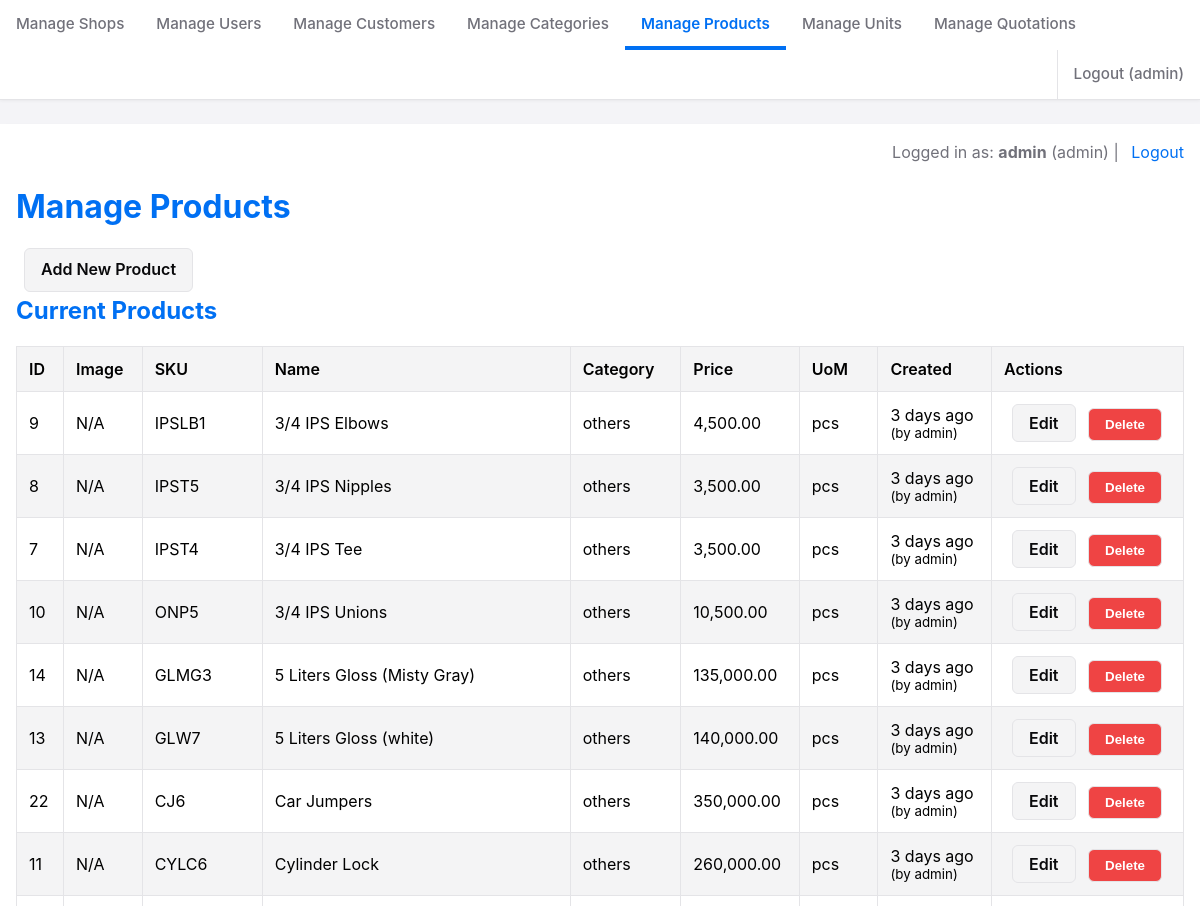
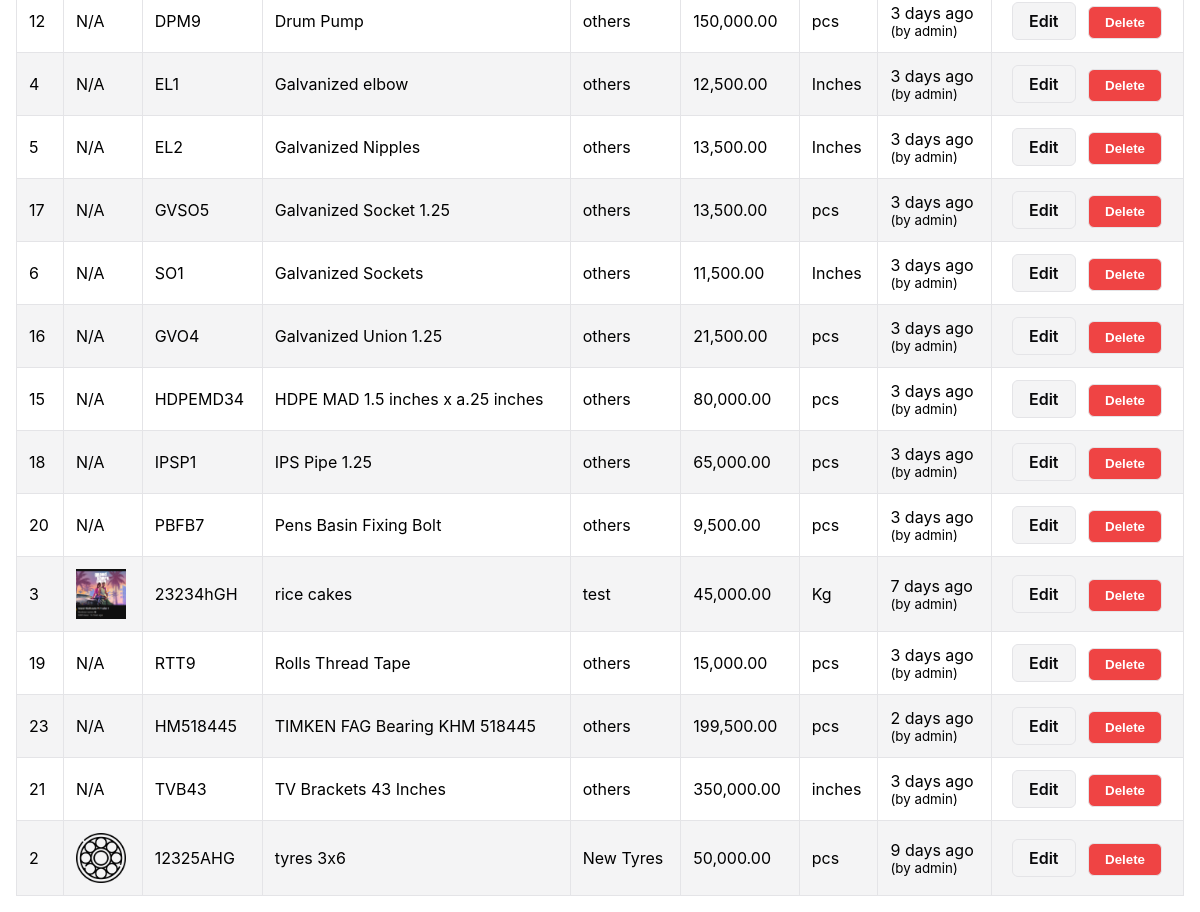
/admin/admin_products.php (signed in), run on the app's committed database (2 pictures, top to bottom).
### tables this page shows
CREATE TABLE IF NOT EXISTS `products` (
  `id` int NOT NULL AUTO_INCREMENT,
  `sku` varchar(50) DEFAULT NULL,
  `name` varchar(255) DEFAULT NULL,
  `description` text,
  `default_unit_price` decimal(10,2) DEFAULT NULL,
  `default_unit_of_measurement` varchar(50) DEFAULT NULL,
  `default_image_path` varchar(255) DEFAULT NULL,
  `created_at` timestamp NULL DEFAULT CURRENT_TIMESTAMP,
  `updated_at` timestamp NULL DEFAULT CURRENT_TIMESTAMP ON UPDATE CURRENT_TIMESTAMP,
  `created_by_user_id` int NOT NULL,
  `updated_by_user_id` int DEFAULT NULL,
  `category_id` int DEFAULT NULL,
  PRIMARY KEY (`id`),
  UNIQUE KEY `sku` (`sku`),
  KEY `created_by_user_id` (`created_by_user_id`),
  KEY `updated_by_user_id` (`updated_by_user_id`),
  KEY `category_id` (`category_id`)
);

CREATE TABLE IF NOT EXISTS `categories` (
  `id` int NOT NULL AUTO_INCREMENT,
  `name` varchar(100) NOT NULL,
  `description` text,
  `created_at` timestamp NULL DEFAULT CURRENT_TIMESTAMP,
  `updated_at` timestamp NULL DEFAULT CURRENT_TIMESTAMP ON UPDATE CURRENT_TIMESTAMP,
  PRIMARY KEY (`id`),
  UNIQUE KEY `name` (`name`)
);

CREATE TABLE IF NOT EXISTS `users` (
  `id` int NOT NULL AUTO_INCREMENT,
  `username` varchar(50) NOT NULL,
  `password_hash` varchar(255) NOT NULL,
  `full_name` varchar(100) DEFAULT NULL,
  `email` varchar(191) NOT NULL,
  `role` enum('admin','manager','staff','supervisor','viewer') DEFAULT 'staff',
  `is_active` tinyint(1) DEFAULT '1',
  `last_login_at` timestamp NULL DEFAULT NULL,
  `created_at` timestamp NULL DEFAULT CURRENT_TIMESTAMP,
  `updated_at` timestamp NULL DEFAULT CURRENT_TIMESTAMP ON UPDATE CURRENT_TIMESTAMP,
  PRIMARY KEY (`id`),
  UNIQUE KEY `username` (`username`),
  UNIQUE KEY `email` (`email`)
);

### includes/db_connect.php (called while the page is built, shortened)
<?php
class DatabaseConfig {
    public static function executeQuery(PDO $pdo, string $query, array $params = []): PDOStatement {
        try {
            $stmt = $pdo->prepare($query);
            $stmt->execute($params);
            return $stmt;
        } catch (PDOException $e) {
            self::logQueryError($query, $params, $e);
            throw $e;
        }
    }
}

### admin/admin_products.php (the view, shortened to what this page needs)
<?php
require_once __DIR__ . '/../includes/time_formating_helper.php';
require_once __DIR__ . '/../includes/db_connect.php';
$allowed_manage_roles = ['admin', 'manager', 'supervisor'];
$can_manage = isset($_SESSION['user_id']) && in_array($_SESSION['user_role'], $allowed_manage_roles);
$pdo = null;
$action = $_GET['action'] ?? 'list';
function esc(string $string): string {
    return htmlspecialchars($string, ENT_QUOTES, 'UTF-8');
}
try {
    $pdo = DatabaseConfig::getConnection();
    $products = [];
    if ($action === 'list') {
        $sql = "SELECT p.*, c.name as category_name, uc.username as creator_username, uu.username as updater_username
                FROM products p
                LEFT JOIN categories c ON p.category_id = c.id
                LEFT JOIN users uc ON p.created_by_user_id = uc.id
                LEFT JOIN users uu ON p.updated_by_user_id = uu.id
                ORDER BY p.name ASC";
        $stmt = DatabaseConfig::executeQuery($pdo, $sql);
        $products = $stmt->fetchAll();
    } elseif (($action === 'add' || $action === 'edit') && !$can_manage) {
        $_SESSION['feedback_message'] = "Access denied.";
        $_SESSION['feedback_type'] = 'error';
        header('Location: admin_products.php');
        exit;
    }
} catch (PDOException $e) {
    $feedback_message = "Database error: " . esc($e->getMessage());
    $feedback_type = 'error';
    $action = 'list';
} catch (Exception $e) {
    $feedback_message = "An error occurred: " . esc($e->getMessage());
    $feedback_type = 'error';
    $action = 'list';
} finally {
    DatabaseConfig::closeConnection($pdo);
}
require_once __DIR__ . '/../includes/nav.php';
?>
<!DOCTYPE html>
<html lang="en">
<head>
    <link rel="stylesheet" href="../css/admin.css">
</head>
<body>
    <div class="container">
        <div class="user-info">
             Logged in as: <strong><?php echo esc($_SESSION['username'] ?? 'Guest'); ?></strong>
             (<?php echo esc($_SESSION['user_role'] ?? 'N/A'); ?>)
             | <a href="logout.php">Logout</a>
        </div>
        <h1>Manage Products</h1>
        <?php if ($action === 'list'): ?>
            <?php if ($can_manage): ?>
                <a href="admin_products.php?action=add" class="button-link">Add New Product</a>
            <?php endif; ?>
            <h2>Current Products</h2>
            <div style="overflow-x: auto;">
            <table>
                <thead>
                    <tr>
                        <th>ID</th>
                        <th>Image</th>
                        <th>SKU</th>
                        <th>Name</th>
                        <th>Category</th>
                        <th>Price</th>
                        <th>UoM</th>
                        <th>Created</th>
                        <?php if ($can_manage): ?>
                           <th>Actions</th>
                        <?php endif; ?>
                    </tr>
                </thead>
                <tbody>
                    <?php if (empty($products)): ?>
                        <tr>
                            <td colspan="<?php echo $can_manage ? 9 : 8; ?>">No products found.</td>
                        </tr>
                    <?php else: ?>
                        <?php foreach ($products as $product): ?>
                        <tr>
                            <td><?php echo (int)$product['id']; ?></td>
                            <td>
                                <?php if (!empty($product['default_image_path'])): ?>
                                    <img src="<?php echo esc($product['default_image_path']); ?>" alt="<?php echo esc($product['name']); ?>" style="width: 50px; height: 50px; object-fit: cover;">
                                <?php else: ?>
                                    N/A
                                <?php endif; ?>
                            </td>
                            <td><?php echo esc($product['sku']); ?></td>
                            <td><?php echo esc($product['name']); ?></td>
                            <td><?php echo esc($product['category_name'] ?? 'N/A'); ?></td>
                            <td><?php echo esc(number_format((float)($product['default_unit_price'] ?? 0), 2)); ?></td>
                            <td><?php echo esc($product['default_unit_of_measurement']); ?></td>
                            <td>
                                <?php echo formatRelativeTime($product['created_at']); ?>
                                <small><br>(by <?php echo esc($product['creator_username'] ?? 'System'); ?>)</small>
                            </td>
                           <?php if ($can_manage): ?>
                               <td class="actions">
                                   <a href="admin_products.php?action=edit&id=<?php echo (int)$product['id']; ?>" class="button-link edit">Edit</a>
                                   <button type="button" onclick="confirmDelete(<?php echo (int)$product['id']; ?>, '<?php echo esc(addslashes($product['name'])); ?>')" class="button-link delete">Delete</button>
                               </td>
                           <?php endif; ?>
                        </tr>
                        <?php endforeach; ?>
                    <?php endif; ?>
                </tbody>
            </table>
            </div>
        <?php endif; ?>
    </div>
</body>
</html>

### includes/time_formating_helper.php (shortened to what this page needs)
<?php
function formatRelativeTime($timestamp) {
    $now = new DateTime();
    $past = new DateTime($timestamp);
    $diff = $now->diff($past);
    $exactTimestamp = date('Y-m-d H:i:s', strtotime($timestamp));
    if ($diff->y > 0) {
        $relativeTime = $diff->y . ' year' . ($diff->y > 1 ? 's' : '') . ' ago';
    } elseif ($diff->m > 0) {
        $relativeTime = $diff->m . ' month' . ($diff->m > 1 ? 's' : '') . ' ago';
    } elseif ($diff->d > 0) {
        $relativeTime = $diff->d . ' day' . ($diff->d > 1 ? 's' : '') . ' ago';
    } elseif ($diff->h > 0) {
        $relativeTime = $diff->h . ' hour' . ($diff->h > 1 ? 's' : '') . ' ago';
    } elseif ($diff->i > 0) {
        $relativeTime = $diff->i . ' minute' . ($diff->i > 1 ? 's' : '') . ' ago';
    } else {
        $relativeTime = 'Just now';
    }
    return "<span class='timestamp' title='Exact time'>{$relativeTime}<span class='tooltip'>{$exactTimestamp}</span></span>";
}
?>

### css/admin.css (style rules this page uses)
:root { --background: #ffffff; --foreground: #000000; --card: #ffffff; --card-foreground: #000000; --popover: #ffffff; --popover-foreground: #000000; --primary: #0070f3; --primary-foreground: #ffffff; --secondary: #f4f4f5; --secondary-foreground: #09090b; --muted: #f4f4f5; --muted-foreground: #71717a; --accent: #f4f4f5; --accent-foreground: #09090b; --destructive: #ef4444; --destructive-foreground: #ffffff; --border: #e4e4e7; --input: #e4e4e7; --ring: #0070f3; --role-admin: #ef4444; --role-manager: #10b981; --role-supervisor: #3b82f6; --role-staff: #8b5cf6; --role-viewer: #6b7280; }
* { box-sizing: border-box; margin: 0; padding: 0; }
body { font-family: -apple-system, BlinkMacSystemFont, "Segoe UI", Roboto, Oxygen-Sans, Ubuntu, Cantarell, "Helvetica Neue", sans-serif; line-height: 1.6; color: var(--foreground); background-color: #f4f4f7; }
.container { max-width: 1200px; margin: 0 auto; padding: 1rem; background-color: var(--background); box-shadow: 0 4px 6px -1px rgba(0, 0, 0, 0.1), 0 2px 4px -1px rgba(0, 0, 0, 0.06); }
.user-info { text-align: right; margin-bottom: 1rem; color: var(--muted-foreground); }
.user-info a { color: var(--primary); text-decoration: none; margin-left: 0.5rem; }
h1, h2 { margin-bottom: 1rem; color: var(--primary); }
button, .button-link { display: inline-block; padding: 0.5rem 1rem; border-radius: 0.375rem; text-decoration: none; cursor: pointer; font-weight: 600; transition: all 0.2s ease; }
button { background-color: var(--primary); color: var(--primary-foreground); border: none; }
.button-link { background-color: var(--secondary); color: var(--secondary-foreground); border: 1px solid var(--border); margin-left: 0.5rem; }
.button-link.edit { background-color: var(--accent); color: var(--accent-foreground); }
.button-link.delete { background-color: var(--destructive); color: var(--destructive-foreground); }
table { width: 100%; border-collapse: collapse; background-color: var(--card); box-shadow: 0 4px 6px -1px rgba(0, 0, 0, 0.1), 0 2px 4px -1px rgba(0, 0, 0, 0.06); }
table th, table td { border: 1px solid var(--border); padding: 0.75rem; text-align: left; }
table th { background-color: var(--muted); font-weight: 600; }
table tr:nth-child(even) { background-color: var(--accent); }
.timestamp { position: relative; cursor: help; }

### data on the page
products: id "9", shows "N/A", sku "IPSLB1", name "3/4 IPS Elbows", category.name "others", default_unit_price "4,500.00", default_unit_of_measurement "pcs", created_at "3 days ago", users.username "admin"
products: id "8", shows "N/A", sku "IPST5", name "3/4 IPS Nipples", category.name "others", default_unit_price "3,500.00", default_unit_of_measurement "pcs", created_at "3 days ago", users.username "admin"
products: id "7", shows "N/A", sku "IPST4", name "3/4 IPS Tee", category.name "others", default_unit_price "3,500.00", default_unit_of_measurement "pcs", created_at "3 days ago", users.username "admin"
products: id "10", shows "N/A", sku "ONP5", name "3/4 IPS Unions", category.name "others", default_unit_price "10,500.00", default_unit_of_measurement "pcs", created_at "3 days ago", users.username "admin"
products: id "14", shows "N/A", sku "GLMG3", name "5 Liters Gloss (Misty Gray)", category.name "others", default_unit_price "135,000.00", default_unit_of_measurement "pcs", created_at "3 days ago", users.username "admin"
products: id "13", shows "N/A", sku "GLW7", name "5 Liters Gloss (white)", category.name "others", default_unit_price "140,000.00", default_unit_of_measurement "pcs", created_at "3 days ago", users.username "admin"
products: id "22", shows "N/A", sku "CJ6", name "Car Jumpers", category.name "others", default_unit_price "350,000.00", default_unit_of_measurement "pcs", created_at "3 days ago", users.username "admin"
products: id "11", shows "N/A", sku "CYLC6", name "Cylinder Lock", category.name "others", default_unit_price "260,000.00", default_unit_of_measurement "pcs", created_at "3 days ago", users.username "admin"
products: id "12", shows "N/A", sku "DPM9", name "Drum Pump", category.name "others", default_unit_price "150,000.00", default_unit_of_measurement "pcs", created_at "3 days ago", users.username "admin"
products: id "4", shows "N/A", sku "EL1", name "Galvanized elbow", category.name "others", default_unit_price "12,500.00", default_unit_of_measurement "Inches", created_at "3 days ago", users.username "admin"
products: id "5", shows "N/A", sku "EL2", name "Galvanized Nipples", category.name "others", default_unit_price "13,500.00", default_unit_of_measurement "Inches", created_at "3 days ago", users.username "admin"
products: id "17", shows "N/A", sku "GVSO5", name "Galvanized Socket 1.25", category.name "others", default_unit_price "13,500.00", default_unit_of_measurement "pcs", created_at "3 days ago", users.username "admin"
products: id "6", shows "N/A", sku "SO1", name "Galvanized Sockets", category.name "others", default_unit_price "11,500.00", default_unit_of_measurement "Inches", created_at "3 days ago", users.username "admin"
products: id "16", shows "N/A", sku "GVO4", name "Galvanized Union 1.25", category.name "others", default_unit_price "21,500.00", default_unit_of_measurement "pcs", created_at "3 days ago", users.username "admin"
products: id "15", shows "N/A", sku "HDPEMD34", name "HDPE MAD 1.5 inches x a.25 inches", category.name "others", default_unit_price "80,000.00", default_unit_of_measurement "pcs", created_at "3 days ago", users.username "admin"
products: id "18", shows "N/A", sku "IPSP1", name "IPS Pipe 1.25", category.name "others", default_unit_price "65,000.00", default_unit_of_measurement "pcs", created_at "3 days ago", users.username "admin"
products: id "20", shows "N/A", sku "PBFB7", name "Pens Basin Fixing Bolt", category.name "others", default_unit_price "9,500.00", default_unit_of_measurement "pcs", created_at "3 days ago", users.username "admin"
products: id "3", default_image_path (picture), sku "23234hGH", name "rice cakes", category.name "test", default_unit_price "45,000.00", default_unit_of_measurement "Kg", created_at "7 days ago", users.username "admin"
products: id "19", shows "N/A", sku "RTT9", name "Rolls Thread Tape", category.name "others", default_unit_price "15,000.00", default_unit_of_measurement "pcs", created_at "3 days ago", users.username "admin"
products: id "23", shows "N/A", sku "HM518445", name "TIMKEN FAG Bearing KHM 518445", category.name "others", default_unit_price "199,500.00", default_unit_of_measurement "pcs", created_at "2 days ago", users.username "admin"
products: id "21", shows "N/A", sku "TVB43", name "TV Brackets 43 Inches", category.name "others", default_unit_price "350,000.00", default_unit_of_measurement "inches", created_at "3 days ago", users.username "admin"
products: id "2", default_image_path (picture), sku "12325AHG", name "tyres 3x6", category.name "New Tyres", default_unit_price "50,000.00", default_unit_of_measurement "pcs", created_at "9 days ago", users.username "admin"

### other printed values
esc_nav($_SESSION['username']) "admin"
$_SESSION['username'] "admin"
$_SESSION['user_role'] "admin"
